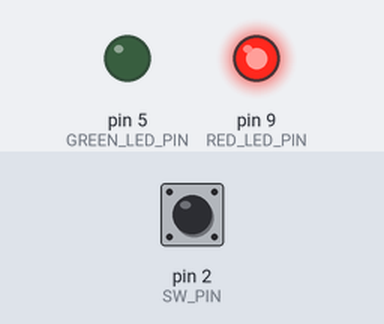
The sketch below on a simulated Arduino Uno, built with avr-gcc and run on an emulated ATmega328P. On the bench: output pins drawn as LEDs (lit = HIGH). The inputs (shaded band) are chosen by the test bench; at power-on: pin 2 (SW_PIN) HIGH.

Above: at 1.2 s.
1.3 s: pin 2 (SW_PIN) pulled LOW for 0.15 s
At 2.4 s:
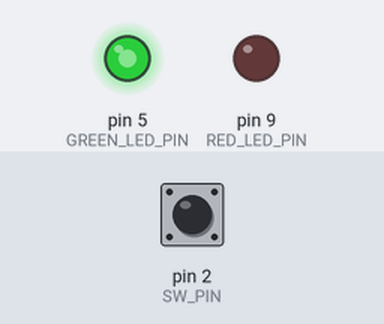
Timing chart, 0 to 4.3 s (numbered marks = the images above; inputs shaded):
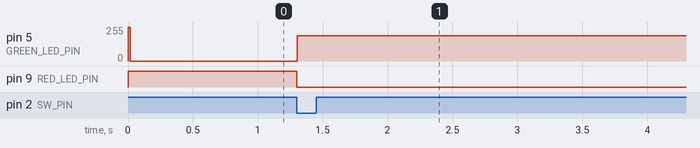

Measured:
- after the input at 1.3 s, pin 5 (GREEN_LED_PIN): 0/255 → 191/255 at once; pin 9 (RED_LED_PIN): HIGH → LOW at once

The sketch:

workoutTimerPWM.ino
```cpp
// Andrew Serra
// Date: 02-15-2020
// Description: Timer stays at RED LED until button
//              is pressed and then the GREEN LED
//              turns on for 60 seconds with PWM
//              signal for dimmed LEDs

// Count values
#define COUNT_THRESHOLD 15
#define COUNT_START_VALUE 0

// Pin positions in registers
#define GREEN_LED_PIN 5 // PD
#define RED_LED_PIN 1   // PB
#define SW_PIN 2        // PD

// Normal mode TCNT1 Start val
#define TCNT_START_VALUE 3036
// Fast PWM Mode led brightness value
#define OCR0B_75_PERC_VAL 150

volatile int count = COUNT_START_VALUE;
boolean isSwPressed, prevSwPressed, isSwJustPressed;

void setup() {
  DDRD &= (0 << SW_PIN);
  DDRD |= (1 << GREEN_LED_PIN);
  DDRB |= (1 << RED_LED_PIN);

  PORTD |= (1 << SW_PIN);
  PORTB |= (1 << RED_LED_PIN);

  TCCR0A = 0;
  TCCR0B = 0;
  TCCR0A |= (0 << COM0A1) | (0 << COM0A0) | (1 << COM0B1) | (0 << COM0B0);
  TCCR0A |= (1 << WGM01) | (1 << WGM00);
  TCCR0B |= (1 << WGM02);
  TCCR0B |= (1 << CS02) | (0 << CS01) | (1 << CS00); // 1024 prescale

  // For Fast PWM Mode in Timer0
  OCR0A = 200;
  OCR0B = 0;

  TCCR1A &= (0 << COM1A1) | (0 << COM1A0) | (0 << COM1B1) | (0 << COM1B0);
  TCCR1A &= (0 << WGM11) | (0 << WGM10);
  TCCR1B &= (0 << WGM13) | (0 << WGM12);
  TCCR1B |= (1 << CS12) | (0 << CS11) | (1 << CS10);

  TCNT1 = TCNT_START_VALUE;

  cli();

  TIMSK1 = 0x01;

  Serial.begin(9600);
}

ISR(TIMER1_OVF_vect) {

  // Increment the count
  count++;

  // Clear interrupts
  if(count == COUNT_THRESHOLD) {
    cli();
  }
}

void loop() {
  prevSwPressed = isSwPressed;
  isSwPressed = ~PIND & (1 << SW_PIN);
  isSwJustPressed = !prevSwPressed & isSwPressed;

  // Set interrupt and LED Signals
  if(isSwJustPressed && (PINB & (1 << RED_LED_PIN))) {
    PORTB &= (0 << RED_LED_PIN);
    OCR0B = OCR0B_75_PERC_VAL;
    sei();
  }

  // Reset values and LED signals
  if(count == COUNT_THRESHOLD) {
    count = COUNT_START_VALUE;
    TCNT1 = TCNT_START_VALUE;
    OCR0B = 0;
    PORTB |= (1 << RED_LED_PIN);
  }
}
```
